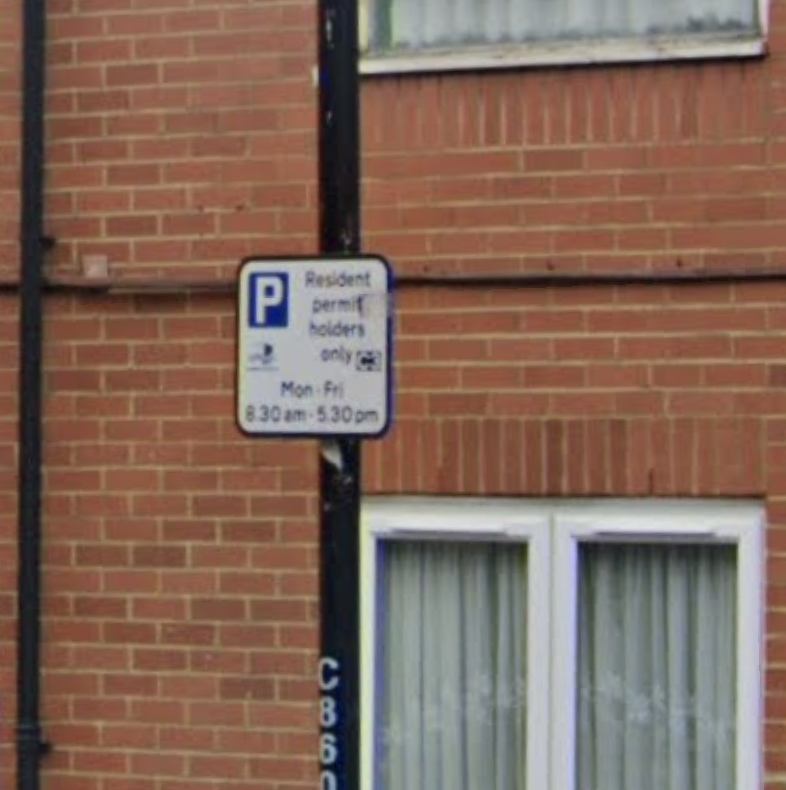
#> input picture tests/fixtures/sign-2.png, 786 x 790 px
$ python -i parking_sign_parser.py   (imports and definitions only)
#> lines starting #> are read from the running program, lines starting #| are printed output that depends on the picture; after the words box and inside, x2 and y2 are one past the last pixel; in counts of white or black regions, pixels touching at a corner belong together
from PIL import Image
import pytesseract
import cv2
import calendar
import tempfile
import os
import numpy
import imutils

class ParkingSignParser:

    def __init__(self, filename):
        self.filename = filename
        self.LOWER_GRAY_BOUND = 125
        self.MIN_NUM_OF_PIX_IN_MASK = 35

    def save_temp_image(self, image, name='def'):
        base_path = '/Users/apcros/Desktop/sign/'
        base_filename = self.filename.split('/')[-1]

        temp_filename = '{}{}-{}'.format(base_path, name, base_filename)
        cv2.imwrite(
            temp_filename,
            image
        )

        return temp_filename

    def image_to_string(self):
        image = cv2.imread(self.filename)
#> image is the input picture: shape (790, 786, 3); mean B, G, R 89.7, 103.1, 130
        gray_scale_image = cv2.cvtColor(image, cv2.COLOR_BGR2GRAY)
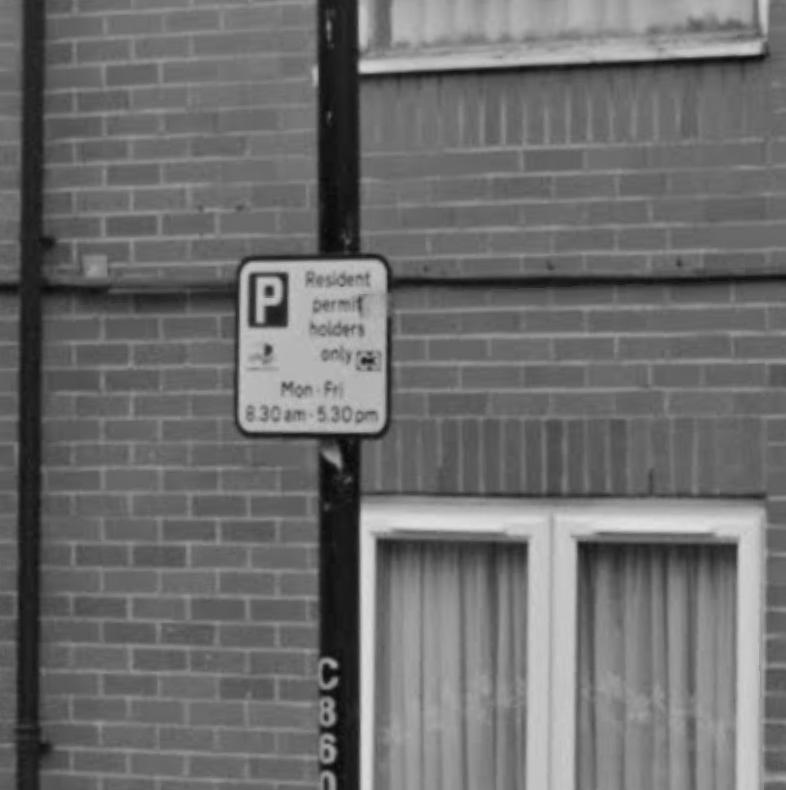
#> gray_scale_image: shape (790, 786); min 7, max 226, mean 109.6

        self.save_temp_image(gray_scale_image, 'gray')
        gray_scale_image = self.detect_sign_and_crop_picture(gray_scale_image)
        self.save_temp_image(gray_scale_image, 'croped')
        gray_scale_image = cv2.threshold(gray_scale_image, self.LOWER_GRAY_BOUND, 255, cv2.THRESH_TOZERO | cv2.THRESH_BINARY)[1]
        #gray_scale_image = cv2.medianBlur(gray_scale_image, 1)

        temp_file_name = self.save_temp_image(gray_scale_image, 'pre-ocr')

        text = pytesseract.image_to_string(Image.open(temp_file_name))
        print("====== IMAGE TO STRING ====")
        print(text)
        print("===== IMAGE/ ======")
        #temp_file.close()
        #os.remove(temp_file_name)

        self.image_string = text;
        parsed_data = self._parse_string(text)
        print(parsed_data)
        return text

    def detect_sign_and_crop_picture(self, image):
        width = len(image[0])
#> width = 786
        height = len(image[1])
#> height = 786

        lower = numpy.array([self.LOWER_GRAY_BOUND])
        upper = numpy.array([255])
        shapeMask = cv2.inRange(image, lower, upper)
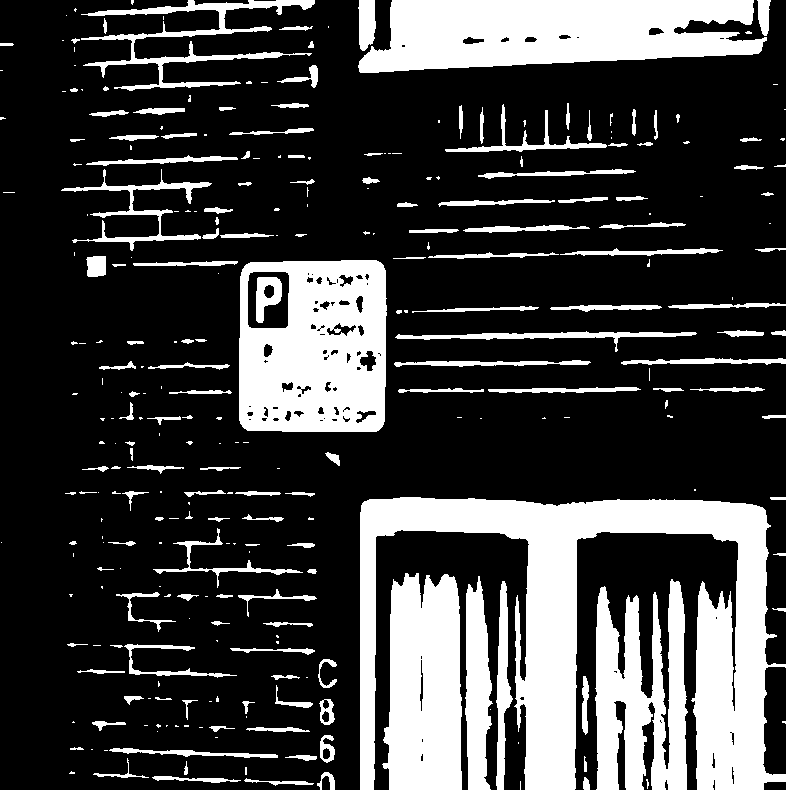
#> shapeMask: shape (790, 786); 25.1% white; 295 white regions (138 under 20 px)
        self.save_temp_image(shapeMask, 'sign-mask')
        print(shapeMask)
#> (printed output is left out)

        cnts = cv2.findContours(shapeMask.copy(), cv2.RETR_EXTERNAL,
        cv2.CHAIN_APPROX_SIMPLE)
#> cnts = 294 contours, 173 with area under 20; largest, box (x1, y1, x2, y2) and area: (360, 497, 786, 790) 44752, (239, 260, 387, 432) 24530, (358, 0, 767, 73) 22087, (382, 573, 462, 790) 14597, (595, 579, 688, 790) 12186
        cnts = imutils.grab_contours(cnts)
        # loop over the contours
        xs = []
        ys = []

        for c in cnts:
            # draw the contour and show it
            if len(c) > self.MIN_NUM_OF_PIX_IN_MASK:
                print("FOUND ONE ({})".format(len(c)))
                sorted_c = sorted(c, key=lambda x: (x[0][0], x[0][1]) )
                first_elem = sorted_c[0][0]
                last_elem = sorted_c[-1][0]

                xs.append(first_elem[0])
                xs.append(last_elem[0])

                ys.append(first_elem[1])
                ys.append(last_elem[1])
#> this loop made 294 passes
#> (first_elem, last_elem) on passes 3, 5, 10, 15, 19, 37, 48, 49, 52, 66, 67, 70: ([244, 780], [313, 783]), ([152, 777], [240, 780]), ([93, 774], [148, 777]), ([109, 750], [277, 757]), ([320, 741], [334, 754]), ([319, 703], [334, 719]), ([318, 674], [336, 681]), ([230, 648], [314, 651]), ([124, 646], [236, 675]), ([116, 594], [175, 621]), ([238, 595], [316, 598]), ([496, 700], [512, 699])
#> c on passes 1, 8, 13, 14, 17, 18: [[520, 781], [520, 789]], [[245, 767], [245, 774], [246, 774], [246, 767]], [[104, 750], [107, 750]], [[91, 749], [92, 749]], [[518, 742], [518, 743]], [[215, 737], [217, 737]]
#| FOUND ONE (37)
#| FOUND ONE (52)
#| FOUND ONE (45)
#| FOUND ONE (77)
#| FOUND ONE (42)
#| FOUND ONE (36)
#| FOUND ONE (54)
#| FOUND ONE (44)
#> (further printed lines are left out)
#> after the loop, xs = 88 values, max 785 at index 33, min 61 at index 74, mean 391.9; ys = 88 values, max 789 at index 29, min 3 at index 87, mean 432


        min_x = min(xs)
#> min_x = 61
        max_x = max(xs)
#> max_x = 785
        min_y = min(ys)
#> min_y = 3
        max_y = max(ys)
#> max_y = 789
        print("{}:{} {}:{}".format(min_x, max_x, min_y, max_y))
#| 61:785 3:789
        return image[min_x:max_x, min_y:max_y]
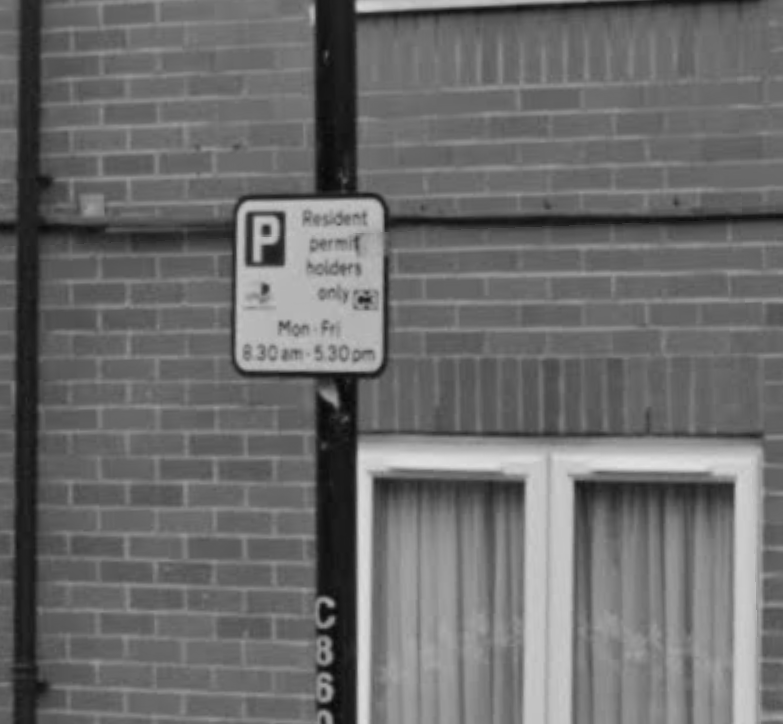
#> returned value: shape (724, 783); min 7, max 226, mean 108


    @staticmethod
    def parse_image_string():
        pass
    # Because OCR parsing is, by definition, really flaky we need
    # to include a maximum of safe guards in this parsing method
    # [52 lines left out: function _parse_string, not called in this run]

>>> result = ParkingSignParser('tests/fixtures/sign-2.png').image_to_string()
#> in image_to_string, `gray_scale_image = cv2.threshold(gray_scale_image, self.LOWER_GRAY_BOU..`:
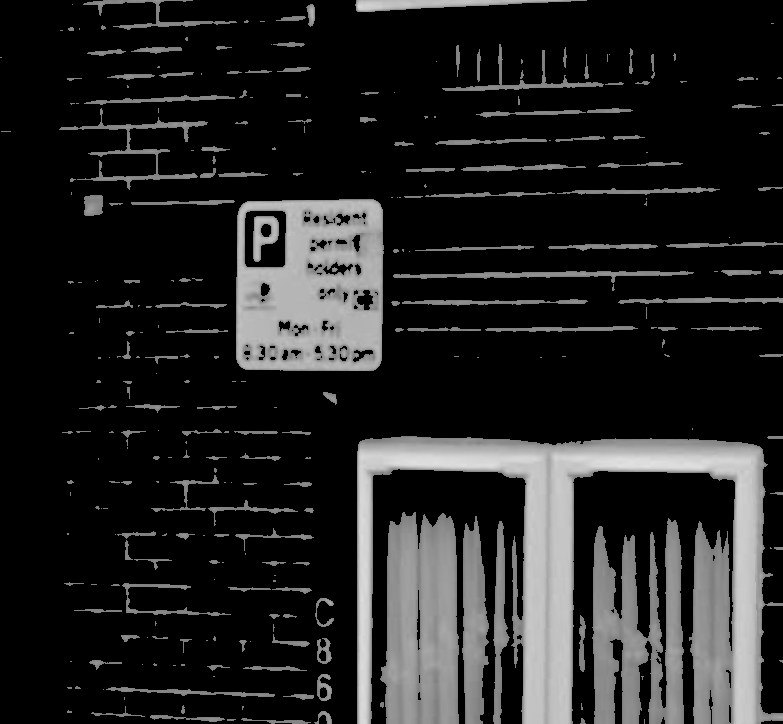
#> gray_scale_image: shape (724, 783); min 0, max 226, mean 34.7
#> (the run stopped early here; a loop or call above may not have finished)

$ run again, on tests/fixtures/sign-3.png
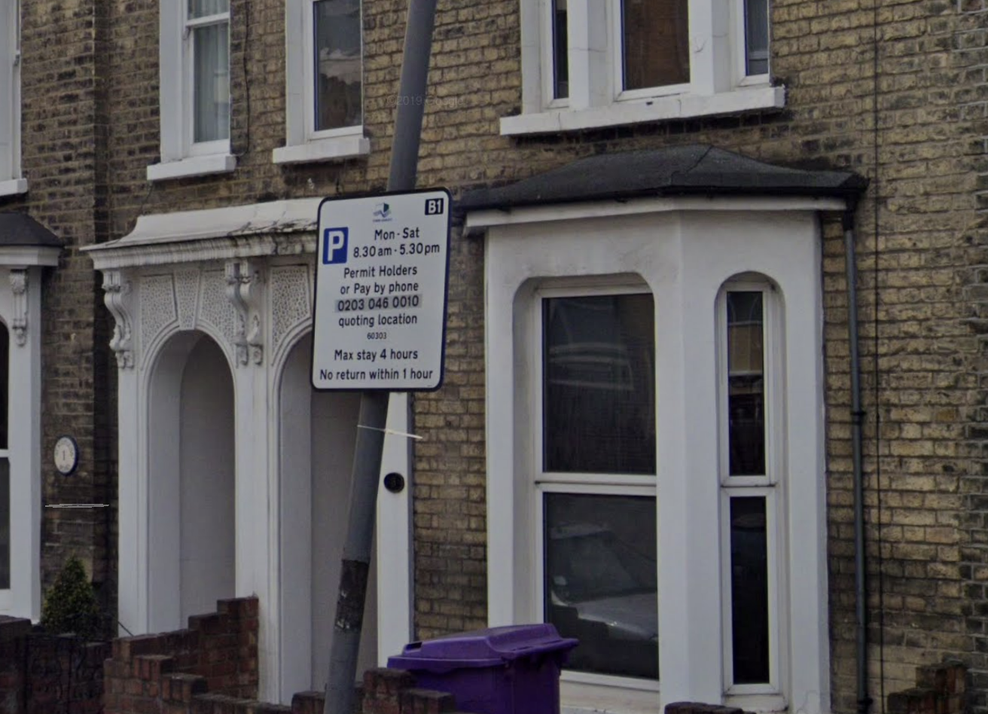
#> input picture tests/fixtures/sign-3.png, 988 x 714 px, shrunk from 1312 x 948 before the run
#> in image_to_string, image is the input picture: shape (714, 988, 3); mean B, G, R 84.7, 84.5, 87.6
#> width = 988
#> in detect_sign_and_crop_picture, `shapeMask = cv2.inRange(image, lower, upper)`:
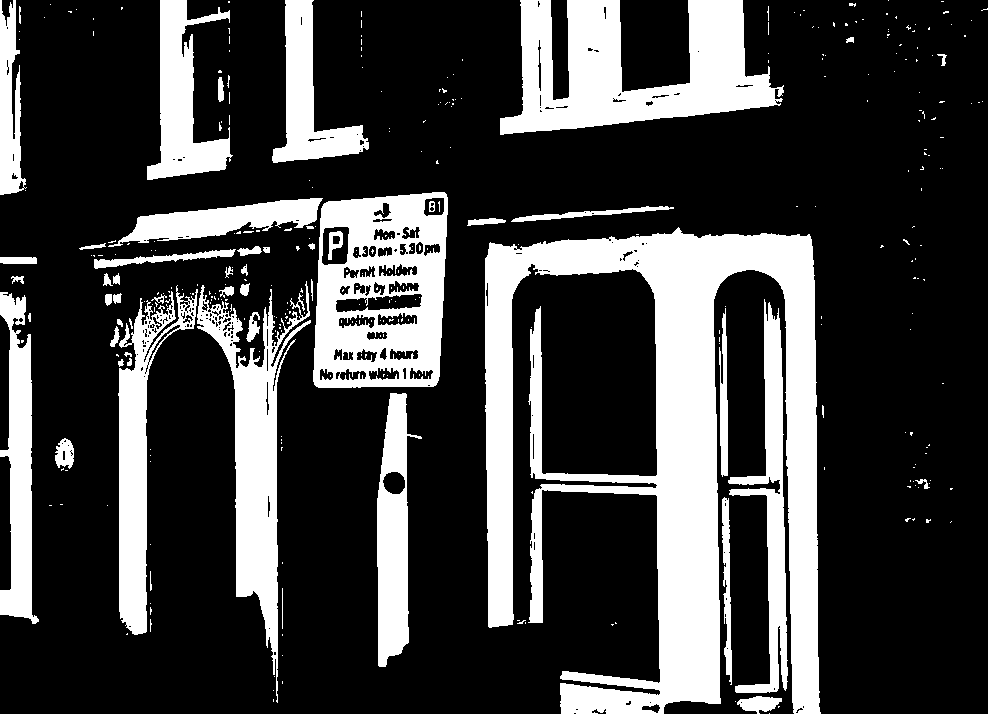
#> shapeMask: shape (714, 988); 25.5% white; 350 white regions (296 under 20 px)
#> (printed output is left out)
#> cnts = 304 contours, 263 with area under 20; largest, box (x1, y1, x2, y2) and area: (485, 227, 821, 714) 66146, (313, 192, 448, 388) 23800, (500, 0, 784, 135) 20372, (197, 281, 311, 703) 12558, (118, 285, 198, 635) 9062
#> the loop in detect_sign_and_crop_picture, `for c in cnts:` made 304 passes
#> (first_elem, last_elem) on passes 5, 31, 56, 61, 92, 105, 122, 130: ([737, 702], [781, 701]), ([722, 499], [731, 684]), ([55, 452], [73, 461]), ([377, 498], [421, 438]), ([246, 338], [259, 328]), ([728, 480], [787, 681]), ([0, 292], [38, 621]), ([118, 393], [197, 292])
#> (printed output is left out)
#> after the loop in detect_sign_and_crop_picture, `for c in cnts:`: xs = 38 values, max 820 at index 23, min 0 at index 12, mean 346; ys = 38 values, max 713 at index 23, min 0 at index 36, mean 342.5
#> min_x = 0
#> max_x = 820
#> min_y = 0
#> max_y = 713
#| 0:820 0:713
#> in image_to_string, `gray_scale_image = cv2.threshold(gray_scale_image, self.LOWER_GRAY_BOU..`:
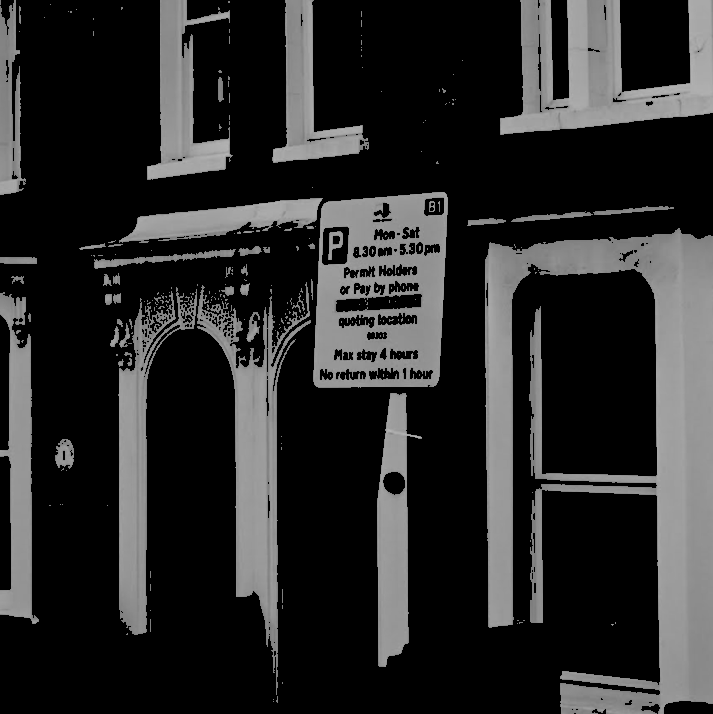
#> gray_scale_image: shape (714, 713); min 0, max 183, mean 42
